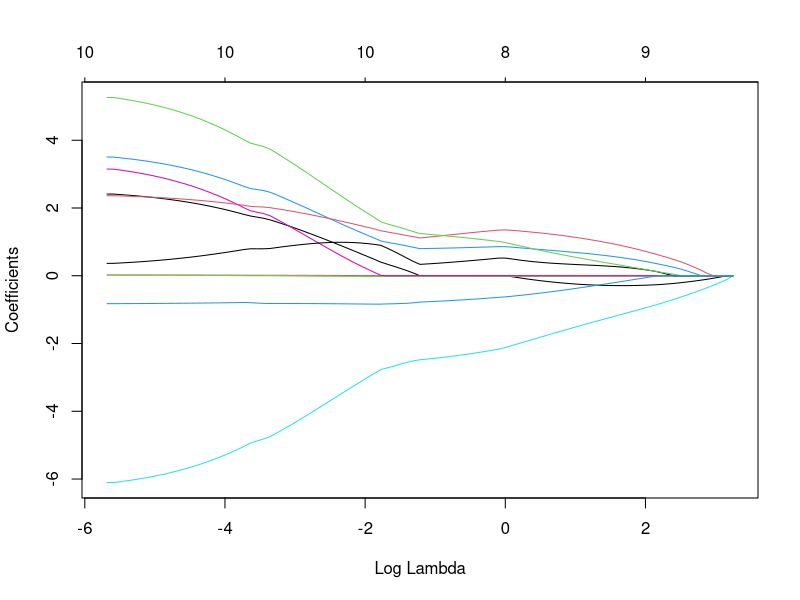
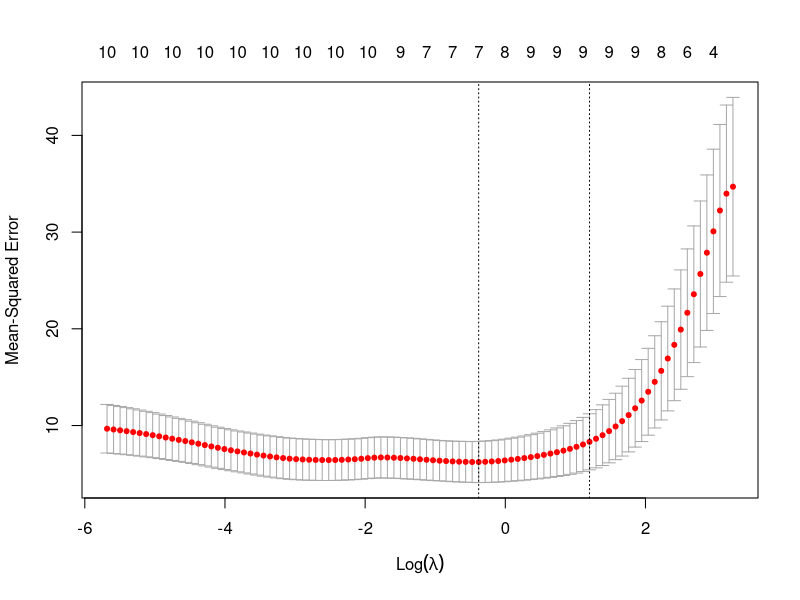

The R source for these figures, in order:
library(glmnet)
data<-mtcars
set.seed(40)
index<-sample(1:nrow(data),size=0.7*nrow(data))
train<-data[index,]
test<-data[-index,]
y<-train["mpg"]
x<-train[c(2:11)]
x<-as.matrix(x)
y<-as.matrix(y)
fit<-glmnet(x,y,alpha=0.2)
plot(fit,xvar="lambda")

fit<-cv.glmnet(x,y,alpha=0.2)  #alpha =1 lasso or alpha =0 ridge
plot(fit)

fit$lambda.min #mean cross validation error
fit$lambda.1se #minimum standard error

coef(fit, s = "lambda.min")
predict(fit, newx = as.matrix(test[c(2:11)]), s = "lambda.min")
